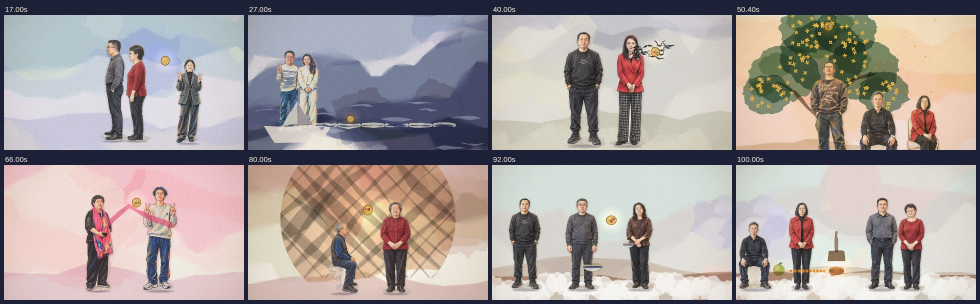
#> input picture mid-autumn/samples/水彩融入_各镜.jpg, 1960 x 608 px, given in place of f00024.jpg, which was not available (shown at 1/2 size)
$ python strip.py 1.0 1.0 1.0 '../samples/水彩融入_各镜.jpg' 5
#> lines starting #> are read from the running program, lines starting #| are printed output that depends on the picture; pictures that were not available may be replaced by others from this repository, and a replacement may not be noted
# Contact strip from rendered frames: python3 tools/strip.py a b step out.jpg [cols]
import sys
from PIL import Image, ImageDraw
a, b, st, out = float(sys.argv[1]), float(sys.argv[2]), float(sys.argv[3]), sys.argv[4]; cols = int(sys.argv[5]) if len(sys.argv) > 5 else 6
ts = []; t = a
while t <= b + 1e-6: ts.append(round(t, 3)); t += st
W, H = 320, 180; rows = (len(ts) + cols - 1) // cols
o = Image.new('RGB', (cols * (W + 6) + 6, rows * (H + 22) + 6), (29, 33, 56)); d = ImageDraw.Draw(o)
#> after `o = Image.new('RGB', (cols * (W + 6) + 6, rows * (H + 22) + 6), (29, 3`:
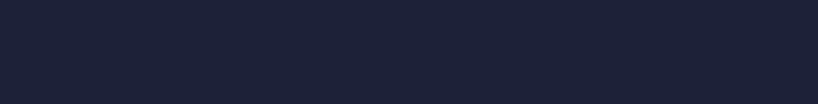
#> o: PIL image 1636x208 RGB (shown at 1/2 size); mean R, G, B 29, 33, 56
for i, t in enumerate(ts):
    im = Image.open('build/frames/f%05d.jpg' % min(2879, round(t * 24))).resize((W, H))
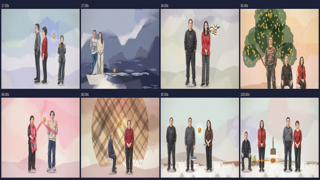
#> im: PIL image 320x180 RGB; mean R, G, B 164.9, 156.4, 154.9
    x = 6 + (i % cols) * (W + 6); y = 6 + (i // cols) * (H + 22); o.paste(im, (x, y + 16)); d.text((x + 2, y + 2), '%.2fs' % t, fill=(239, 230, 210))
#> after `o.paste(im, (x, y + 16))`:
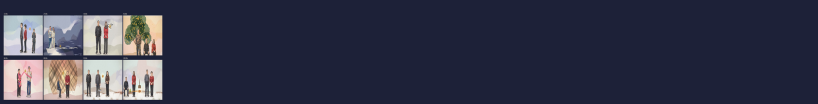
#> o: PIL image 1636x208 RGB (shown at 1/2 size); mean R, G, B 52, 53.9, 72.7
o.save(out, quality=86)
